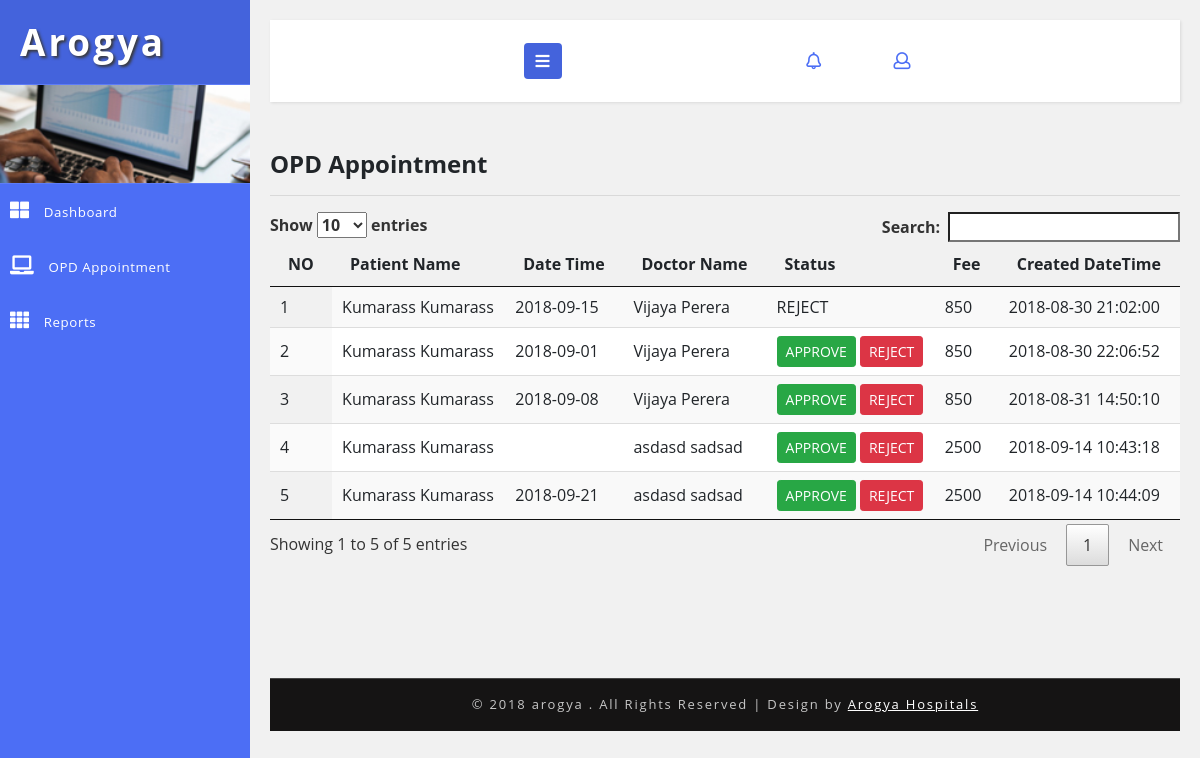
/opd/opd-appointment.php, run on an earlier commit of the app's database.
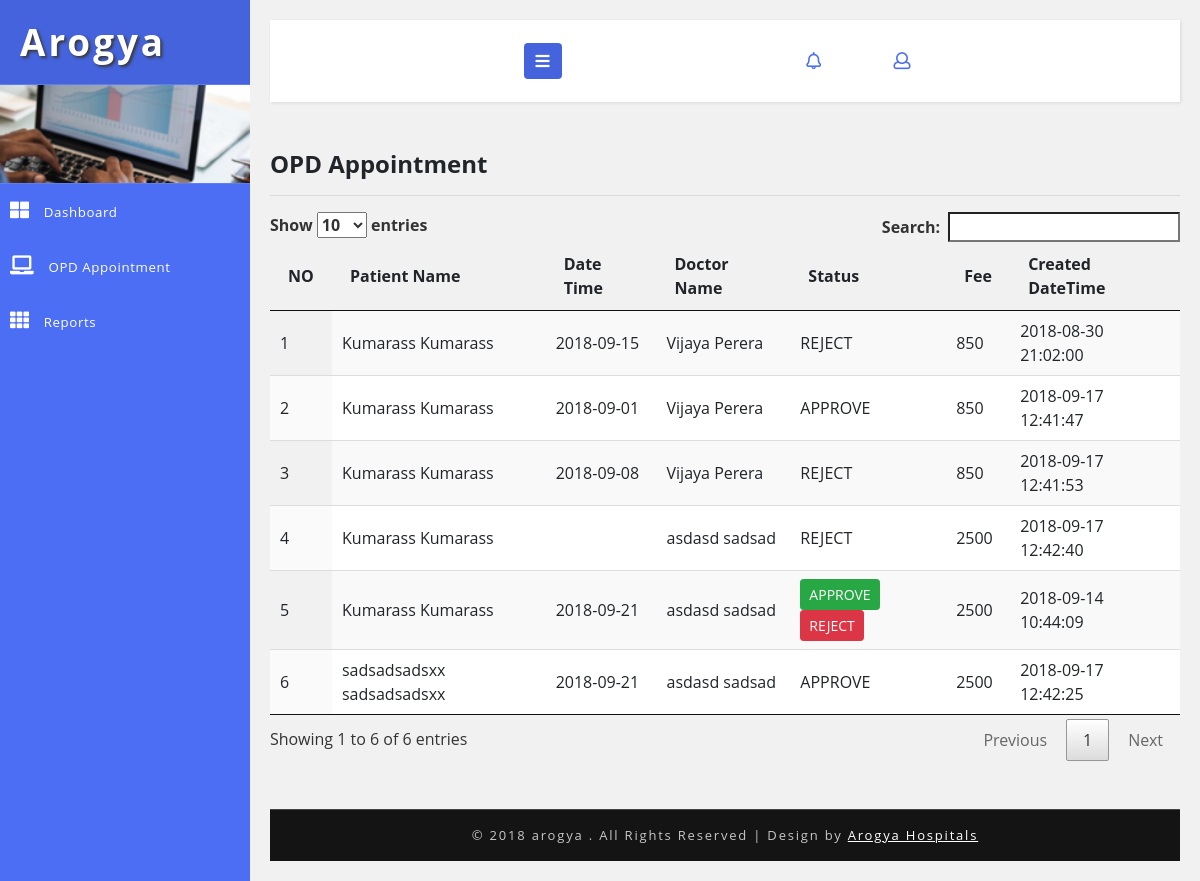
And on a later commit of the database.
### tables this page shows
CREATE TABLE `hms_opd_appointment` (
  `id` int(5) NOT NULL AUTO_INCREMENT,
  `patient_id` int(5) DEFAULT NULL,
  `doctor_id` int(5) DEFAULT NULL,
  `appointment_date` varchar(30) DEFAULT NULL,
  `status_code` varchar(20) DEFAULT NULL,
  `created_date` timestamp NOT NULL DEFAULT current_timestamp() ON UPDATE current_timestamp(),
  `created_user` int(5) DEFAULT NULL,
  `updated_user` int(5) DEFAULT NULL,
  `fee` int(5) DEFAULT NULL,
  PRIMARY KEY (`id`)
);

### DB.php (called while the page is built, shortened)
<?php
function getDBConnection() {
    $servername = "localhost";
    $username = "root";
    $password = "123";
    $db = "hmsdb";
    $conn = mysqli_connect($servername, $username, $password, $db);
    if (!$conn) {
        die("Connection failed: " . mysqli_connect_error());
    } else {
        return $conn;
    }
}
function getData($sql) {
    $conn = getDBConnection();
    $result = mysqli_query($conn, $sql);
    if (mysqli_num_rows($result) > 0) {
        return $result;
    } else {
        return FALSE;
    }
}
?>

### opd/opd-appointment.php (the view, shortened to what this page needs)
<?php
include '../DB.php';
?>
<!DOCTYPE html>
<html lang="en">
    <head>
        <link rel="stylesheet" href="https://maxcdn.bootstrapcdn.com/bootstrap/3.3.7/css/bootstrap.min.css">
        <link rel="stylesheet" href="https://maxcdn.bootstrapcdn.com/font-awesome/4.7.0/css/font-awesome.min.css">
        <link href="../css/bootstrap.css" rel="stylesheet" type="text/css" media="all" />
        <link href="../css/style.css" rel="stylesheet" type="text/css" media="all" />
        <link rel="stylesheet" href="../css/style4.css">
        <link href="../css/fontawesome-all.css" rel="stylesheet">
    </head>
    <body>
        <div class="wrapper">
            <nav id="sidebar">
                <div class="sidebar-header">
                    <h1>
                        <a href="#">Arogya</a>
                    </h1>
                </div>
                <div class="profile-bg"></div>
                <?php
                include_once '../_tree_opd.php';
                ?>
            </nav>
            <div id="content">
                <?php include_once '../_top_bar.php'; ?>
                <div class="blank-page-content">
                    <h4>OPD Appointment</h4>
                    <hr>
                    <div class="row">
                        <div class="col-md-12">
                            <table id="example" class="display" cellspacing="0" width="100%">
                                <thead>
                                    <tr>
                                        <th>NO</th>
                                        <th>Patient Name</th>
                                        <th>Date Time</th>
                                        <th>Doctor Name</th>
                                        <th>Status</th>
                                        <th>Fee</th>
                                        <th>Created DateTime</th>
                                    </tr>
                                </thead>
                                <tbody>
                                    <?php
                                    $sql = "SELECT hms_opd_appointment.*,CONCAT(hms_patient.first_name,' ',hms_patient.first_name) AS patient_name,
CONCAT(hms_doctor.first_name,' ',hms_doctor.last_name) AS doctor_name FROM hms_opd_appointment
INNER JOIN hms_patient
ON hms_opd_appointment.patient_id = hms_patient.id
INNER JOIN hms_doctor
ON hms_opd_appointment.doctor_id = hms_doctor.id";
                                    $data = getData($sql);
                                    if ($data != null) {
                                        foreach ($data as $value) {
                                            ?>
                                            <tr>
                                                <td><?= $value['id'] ?></td>
                                                <td><?= $value['patient_name'] ?></td>
                                                <td><?= $value['appointment_date'] ?></td>
                                                <td><?= $value['doctor_name'] ?></td>
                                                <td>
                                                    <?php
                                                    if ($value['status_code'] == 'OPEN') {
                                                        ?>
                                                        <a href="opd-appointment.php?id=<?= $value['id'] ?>&status=APPROVE" class="btn btn-sm btn-success">
                                                            APPROVE
                                                        </a>
                                                        <a href="opd-appointment.php?id=<?= $value['id'] ?>&status=REJECT" class="btn btn-sm btn-danger">
                                                            REJECT
                                                        </a>
                                                        <?php
                                                    } else {
                                                        echo $value['status_code'];
                                                    }
                                                    ?>
                                                </td>
                                                <td><?= $value['fee'] ?></td>
                                                <td><?= $value['created_date'] ?></td>
                                            </tr>
                                            <?php
                                        }
                                    }
                                    ?>
                                </tbody>
                            </table>
                            <link href="css/jquery.dataTables.min.css" rel="stylesheet" type="text/css"/>
                        </div>
                    </div>
                </div>
                <?php include '../_footer.php'; ?>
            </div>
        </div>
        <link href="../css/jquery.dataTables.min.css" rel="stylesheet" type="text/css"/>
    </body>
</html>

### _tree_opd.php
<ul class="list-unstyled components">
    <li>
        <a href="<?php $_SERVER['SERVER_NAME'] ?>/<?= $_SESSION['sitename'] ?>/home.php">
            <i class="fas fa-th-large"></i>
            Dashboard
        </a>
    </li>
    <li>
        <a href="<?php $_SERVER['SERVER_NAME'] ?>/<?= $_SESSION['sitename'] ?>/opd/opd-appointment.php" >
            <i class="fas fa-laptop"></i>
           OPD Appointment
        </a>
    </li>
    <li>
        <a href="<?php $_SERVER['SERVER_NAME'] ?>/<?= $_SESSION['sitename'] ?>/opd/report-opd-appointment.php">
            <i class="fas fa-th"></i>
            Reports
        </a>
    </li>
</ul>

### _top_bar.php (shortened to what this page needs)
<nav class="navbar navbar-default mb-xl-5 mb-4">
    <div class="container-fluid">
        <div class="navbar-header">
            <button type="button" id="sidebarCollapse" class="btn btn-info navbar-btn">
                <i class="fas fa-bars"></i>
            </button>
        </div>
        <ul class="top-icons-agileits-w3layouts float-right">
            <li class="nav-item dropdown">
                <a class="nav-link dropdown-toggle" href="#" id="navbarDropdown" role="button" data-toggle="dropdown" aria-haspopup="true"
                   aria-expanded="false">
                    <i class="far fa-bell"></i>
                </a>
            </li>
            <li class="nav-item dropdown">
                <a class="nav-link dropdown-toggle" href="#" id="navbarDropdown" role="button" data-toggle="dropdown" aria-haspopup="true"
                   aria-expanded="false">
                </a>
            </li>
            <li class="nav-item dropdown">
                <a class="nav-link dropdown-toggle" href="#" id="navbarDropdown2" role="button" data-toggle="dropdown" aria-haspopup="true"
                   aria-expanded="false">
                    <i class="far fa-user"></i>
                </a>
            </li>
        </ul>
    </div>
</nav>

### _footer.php
<div class="copyright-w3layouts py-xl-3 py-2 mt-xl-5 mt-4 text-center">
                <p>© 2018 arogya . All Rights Reserved | Design by
                    <a href="#"> Arogya Hospitals </a>
                </p>
            </div>

### css/style.css (style rules this page uses)
html, body { margin: 0; font-size: 100%; font-family: 'Open Sans', sans-serif; background: #fff; }
.blank-page-content { min-height: 480px; }
body a { text-decoration: none; transition: 0.5s all; -webkit-transition: 0.5s all; -moz-transition: 0.5s all; -o-transition: 0.5s all; -ms-transition: 0.5s all; }
h1, h2, h3, h4, h5, h6 { margin: 0; font-weight: 700; }
p { margin: 0; }
ul { margin: 0; padding: 0; }
ul li { list-style: none; }
.profile-bg { border: 1px solid #5d7cf7; border-left: none; border-right: none; background: url(../images/menu1.jpg)no-repeat 0px 0px; -webkit-background-size: cover; -moz-background-size: cover; -o-background-size: cover; -ms-background-size: cover; background-size: cover; min-height: 100px; }
.top-icons-agileits-w3layouts .dropdown-toggle::after { display: none; }
.top-icons-agileits-w3layouts li { list-style: none; display: inline-block; }
ul.top-icons-agileits-w3layouts a.nav-link i { display: inline-block; font-size: 17px; color: #4c6ef5; }
.dropdown { display: none; padding: 0; list-style: none; }
.copyright-w3layouts p { color: #c7c7c7; font-size: 13px; letter-spacing: 1.8px; text-align: center; font-weight: 400; }
.copyright-w3layouts p a { color: #fff; text-decoration: underline; }
.copyright-w3layouts { background: #151414; border-top: 1px solid #464646; }
ul.list-unstyled li { font-size: 14px; letter-spacing: 1px; color: #7d7d7d; }

### css/style4.css (style rules this page uses)
body { font-family: 'Open Sans', sans-serif; background: #f1f1f1; }
p { font-family: 'Open Sans', sans-serif; }
a, a:hover, a:focus { color: inherit; text-decoration: none; transition: all 0.3s; }
.navbar { padding: 15px 10px; background: #fff; border: none; border-radius: 0; box-shadow: 1px 1px 3px rgba(0, 0, 0, 0.1); }
.navbar-btn { box-shadow: none; outline: none !important; border: none; background: #4463dc; }
i, span { display: inline-block; }
.wrapper { display: flex; align-items: stretch; }
#sidebar { min-width: 250px; max-width: 250px; background: #4c6ef5; color: #fff; transition: all 0.3s; }
.sidebar-header h1 { font-size: 2.3em; letter-spacing: 3px; color: #fff; text-shadow: 2px 2px 3px #39393a; }
#sidebar ul li a { text-align: left; }
#sidebar .sidebar-header { padding: 20px; background: #4463dc; }
#sidebar ul li a { padding: 16px 10px; font-size: .95em; letter-spacing: 0.6px; display: block; color: #fff; font-weight: 400; }
#sidebar ul li a i { margin-right: 10px; font-size: 19px; }
#content { padding: 20px; min-height: 100vh; transition: all 0.3s; overflow: hidden; width: 100%; }

What changed in the data, as far as the page shows it:
changed hms_opd_appointment id 2: status_code (not shown) → "APPROVE"; created_date "2018-08-30 22:06:52" → "2018-09-17 12:41:47"; no longer shows "APPROVE REJECT"
changed hms_opd_appointment id 3: status_code (not shown) → "REJECT"; created_date "2018-08-31 14:50:10" → "2018-09-17 12:41:53"; no longer shows "APPROVE REJECT"
changed hms_opd_appointment id 4: status_code (not shown) → "REJECT"; created_date "2018-09-14 10:43:18" → "2018-09-17 12:42:40"; no longer shows "APPROVE REJECT"
added hms_opd_appointment: id "6", patient_name "sadsadsadsxx sadsadsadsxx", appointment_date "2018-09-21", doctor_name "asdasd sadsad", status_code "APPROVE", fee "2500", created_date "2018-09-17 12:42:25"
Also different on the page:
text written by a page script: "Show entries Search: Showing 1 to 5 of 5 entries Previous 1 Next" → "Show entries Search: Showing 1 to 6 of 6 entries Previous 1 Next"
